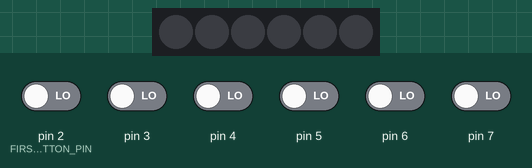
The sketch below on a simulated Arduino Leonardo, built with avr-gcc and run on an emulated ATmega32U4. Parts: 6 RGB LEDs in strip order, left to right. The test bench sets the inputs (shaded band); at power-on: pin 2 (FIRST_BUTTON_PIN), pin 3–7 LOW. Dim RGB values are drawn brighter than linear; EEPROM starts erased; USB keyboard and mouse output is not drawn.

Above: at 1.2 s.
1.3 s: pin 4 driven HIGH and pin 7 driven HIGH
2.8 s: pin 2 (FIRST_BUTTON_PIN) driven HIGH and pin 3 driven HIGH
At 3.5 s:
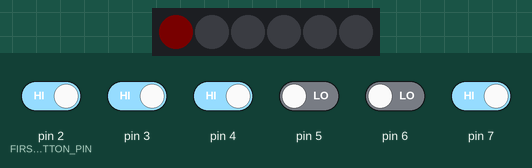
5.8 s: pin 2 (FIRST_BUTTON_PIN) driven LOW
At 7.43 s:
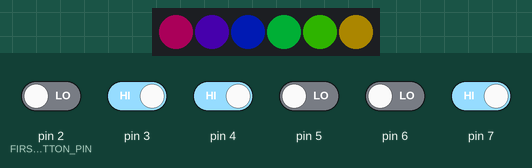
8.8 s: pin 4 driven LOW
At 9.27 s:
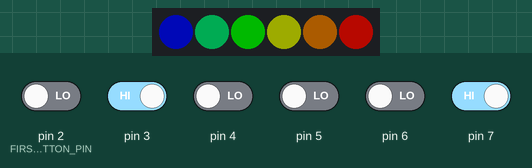
11.8 s: pin 4 driven HIGH
At 14.09 s:
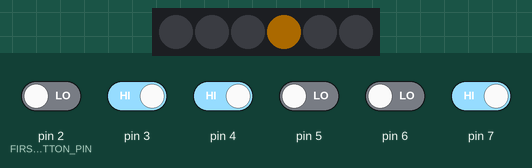
14.8 s: pin 2 (FIRST_BUTTON_PIN) driven HIGH
Timing chart, 0 to 17.3 s (numbered marks = the images above; inputs shaded):
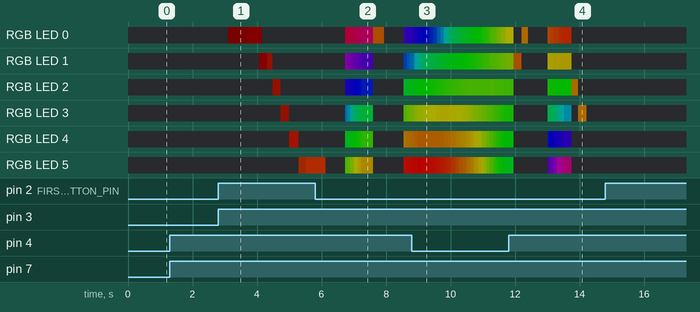

Measured:
- after the input at 2.8 s, RGB LED 0: off → RGB(2, 0, 0) after 0.31 s, → RGB(7, 0, 0) 0.60 s later, → RGB(6, 0, 0) 0.36 s later, → off 0.09 s later; RGB LED 1: off → RGB(7, 0, 0) after 1.3 s, → RGB(18, 2, 0) 0.25 s later, → off 0.17 s later
- after the input at 5.8 s, the LEDs: first differ from a run without the input after 0.93 s (image 2 shows a later state)
- after the input at 11.8 s, the LEDs: first change after 0.16 s (image 4 shows a later state)
- after the input at 14.8 s, every drawn part: stays the same

The sketch:

cherry_mx_keypad.ino
```cpp
/*
  2x3 Cherry MX Keypad

  Uses 6 switches to send media commands.
  Each switch has an led, all of them can be controlled separately.

  Setup:
  Connect LED_PIN to the first WS2812b led
  Connect FIRST_BUTTON_PIN to the first cherry switch, then connect all other switches
  to the FIRST_BUTTON_PIN + i pins, e.g: FIRST_BUTTON_PIN: D2 = SW1: D2, SW2: D3, SW3: D4,..
  Color, led mode and brightness can be switched by pressing 2/3 keys at the same time, change pins if needed.

  created by Marius Gebhard
  https://m-gebhard.dev
  https://github.com/m-gebhard

*/

#include <EEPROM.h>
#include <FastLED.h>
#include "HID-Project.h"

#define LED_PIN 8
#define NUM_BUTTONS 6
#define FIRST_BUTTON_PIN 2

#define STORE_MODE_ADRESS 0
#define STORE_COLOR_ADRESS 1
#define STORE_BRIGHTNESS_ADRESS 2

#define LEDS_UPDATE_TIMEOUT 600
#define FASTLED_INTERRUPT_RETRY_COUNT 0

CRGB leds[NUM_BUTTONS];

// Prototypes
bool noOtherKeyPressed(int);
void applyColor(String, int = -1, bool = false);

uint8_t hueWheelIndex = 0;
int currentLedMode = 0, currentColor = 0, currentBrightness = 0;
long updateLedsTimeout = -1;
bool isChangingColor = false, isChangingBrightness = false, hasColorUpdated = false;

// Led settings
int availableBrightnesses[] = { 2, 7, 20, 40, 70, 0 };
String availableColors[] = { "#ff0000", "#ff2814", "#00ff00", "#b1ff14", "#33ccff", "#0000ff", "#6600cc", "#ffffff", "#000000" };

// Buttons
int buttonActions[] = { MEDIA_PREVIOUS, MEDIA_PLAY_PAUSE, MEDIA_NEXT, MEDIA_VOLUME_DOWN, MEDIA_VOLUME_MUTE, MEDIA_VOLUME_UP };
int buttonTicks[NUM_BUTTONS];

void setup()
{
    Serial.begin(9600);
    Consumer.begin();
    FastLED.addLeds<WS2812B, LED_PIN, GRB>(leds, NUM_BUTTONS);

    for (int i = FIRST_BUTTON_PIN; i < (FIRST_BUTTON_PIN + NUM_BUTTONS); i++) {
        pinMode(i, INPUT);
        buttonTicks[i - FIRST_BUTTON_PIN] = -1;
    }

    int brightness = EEPROM.read(STORE_BRIGHTNESS_ADRESS);

    LEDS.setBrightness(availableBrightnesses[brightness]);

    currentColor = EEPROM.read(STORE_COLOR_ADRESS);
    currentLedMode = EEPROM.read(STORE_MODE_ADRESS);
    currentBrightness = brightness;
}

void loop()
{
    // Update leds
    switch (currentLedMode) {
        case 0:
            applyColor(availableColors[currentColor]);
            break;
        case 1:
            doGradient();
            break;
        case 2:
            doMover();
            break;
    }

    // Check all keys, if a key is pressed, count 25 ticks,
    // then execute buttonAction if no other key has been pressed during the ticks
    if (!isChangingColor && !isChangingBrightness) {
        for (int i = FIRST_BUTTON_PIN; i < (FIRST_BUTTON_PIN + NUM_BUTTONS); i++) {
            if (isNoOtherKeyPressed(i)) {
                if (buttonTicks[i - FIRST_BUTTON_PIN] > 25) {
                    Consumer.write(buttonActions[i - FIRST_BUTTON_PIN]);
                    buttonTicks[i - FIRST_BUTTON_PIN] = -1;

                    applyColor(availableColors[currentColor], i - FIRST_BUTTON_PIN, true);
                    delay(100);
                }
                else {
                    buttonTicks[i - FIRST_BUTTON_PIN]++;
                }
            }
        }
    }

    // Color switching
    if (currentLedMode == 0 && digitalRead(5) == HIGH && digitalRead(6) == HIGH && digitalRead(7) == HIGH) {
        resetButonStates();

        if (updateLedsTimeout == -1) {
            isChangingColor = true;
            currentColor++;

            if (currentColor > 8) {
                currentColor = 0;
            }
            EEPROM.write(STORE_COLOR_ADRESS, currentColor);

            applyColor(availableColors[currentColor]);
            updateLedsTimeout = millis();
        }
        else {
            if (millis() - updateLedsTimeout > LEDS_UPDATE_TIMEOUT) {
                updateLedsTimeout = -1;
            }
        }
    }
    // Brightness switching
    else if (digitalRead(2) == HIGH && digitalRead(3) == HIGH && digitalRead(4) == HIGH) {
        resetButonStates();

        if (updateLedsTimeout == -1) {
            isChangingBrightness = true;
            currentBrightness++;

            if (currentBrightness > 5) {
                currentBrightness = 0;
            }
            EEPROM.write(STORE_BRIGHTNESS_ADRESS, currentBrightness);

            LEDS.setBrightness(availableBrightnesses[currentBrightness]);
            updateLedsTimeout = millis();
        }
        else {
            if (millis() - updateLedsTimeout > LEDS_UPDATE_TIMEOUT) {
                updateLedsTimeout = -1;
            }
        }
    }
    // LED Mode switching
    else if (digitalRead(4) == HIGH && digitalRead(7) == HIGH) {
        resetButonStates();

        if (updateLedsTimeout == -1) {
            isChangingColor = true;
            currentLedMode++;

            if (currentLedMode > 2) {
                currentLedMode = 0;
            }
            EEPROM.write(STORE_MODE_ADRESS, currentLedMode);

            updateLedsTimeout = millis();
        }
        else {
            if (millis() - updateLedsTimeout > LEDS_UPDATE_TIMEOUT) {
                updateLedsTimeout = -1;
            }
        }
    }
    else {
        isChangingColor = false;
        isChangingBrightness = false;
    }
}

// Re-set all button tick counters
void resetButonStates()
{
    for (int i = FIRST_BUTTON_PIN; i < (FIRST_BUTTON_PIN + NUM_BUTTONS); i++) {
        buttonTicks[i - FIRST_BUTTON_PIN] = -1;
    }
}

// Apply hex color ("#ffffff") to led or all leds, optionally invert color
void applyColor(String color, int led = -1, bool invert = false)
{
    if (currentLedMode != 0)
        return;

    long number = strtol(&color[1], NULL, 16);
    number = invert ? ~number : number;

    long r = number >> 16;
    long g = number >> 8 & 0xFF;
    long b = number & 0xFF;

    if (led == -1) {
        for (int i = 0; i < NUM_BUTTONS; i++) {
            if (digitalRead(i + FIRST_BUTTON_PIN) == LOW || isChangingColor || isChangingBrightness) {
                leds[i].r = r;
                leds[i].g = g;
                leds[i].b = b;
            }
        }
    }
    else {
        leds[led].r = r;
        leds[led].g = g;
        leds[led].b = b;
    }

    FastLED.show();
}

// Check if no other than onlyKey is pressed
bool isNoOtherKeyPressed(int onlyKey)
{
    for (int i = FIRST_BUTTON_PIN; i < (FIRST_BUTTON_PIN + NUM_BUTTONS); i++) {
        if (i != onlyKey) {
            if (digitalRead(i) == HIGH) {
                return false;
            }
        }
    }
    return (digitalRead(onlyKey) == HIGH);
}

// Gradient animation
void doGradient()
{
    int startHue = beatsin8(3, 0, 255);
    int endHue = beatsin8(5, 0, 255);

    if (startHue < endHue) {
        fill_gradient(leds, NUM_BUTTONS, CHSV(startHue, 255, 255), CHSV(endHue, 255, 255), FORWARD_HUES);
    }
    else {
        fill_gradient(leds, NUM_BUTTONS, CHSV(startHue, 255, 255), CHSV(endHue, 255, 255), BACKWARD_HUES);
    }
    FastLED.show();
}

// Mover animation
void doMover()
{
    fadeToBlackBy(leds, NUM_BUTTONS, 12);

    int pos = beatsin16(13, 0, NUM_BUTTONS - 1);

    leds[pos] = CHSV(hueWheelIndex, 255, 255);
    FastLED.show();

    if (pos == 0 || pos == NUM_BUTTONS - 1) {
        if (!hasColorUpdated) {
            hueWheelIndex += 10;
            hasColorUpdated = true;
        }
    }
    else {
        hasColorUpdated = false;
    }
}
```
